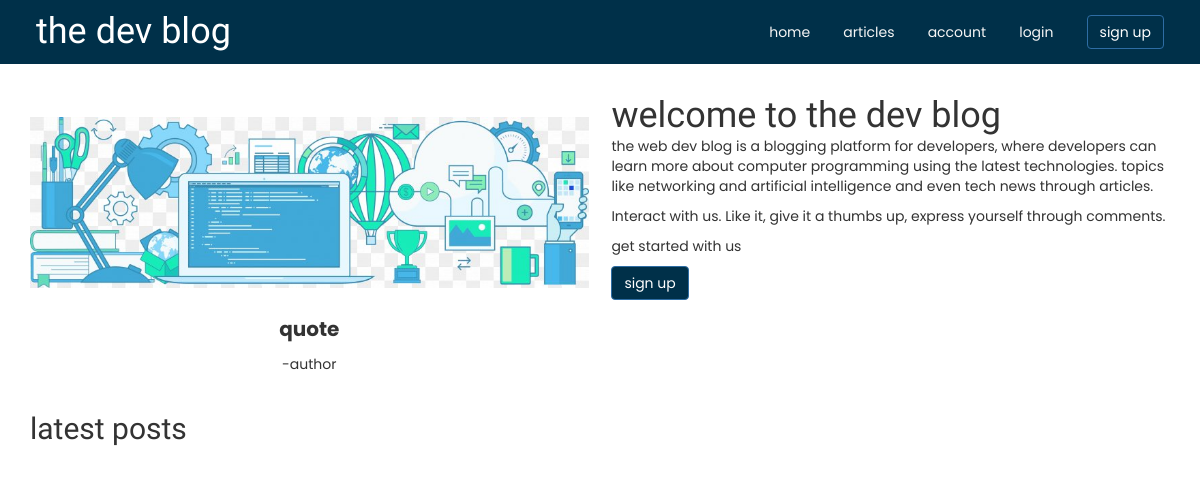
The app's page /, older data.
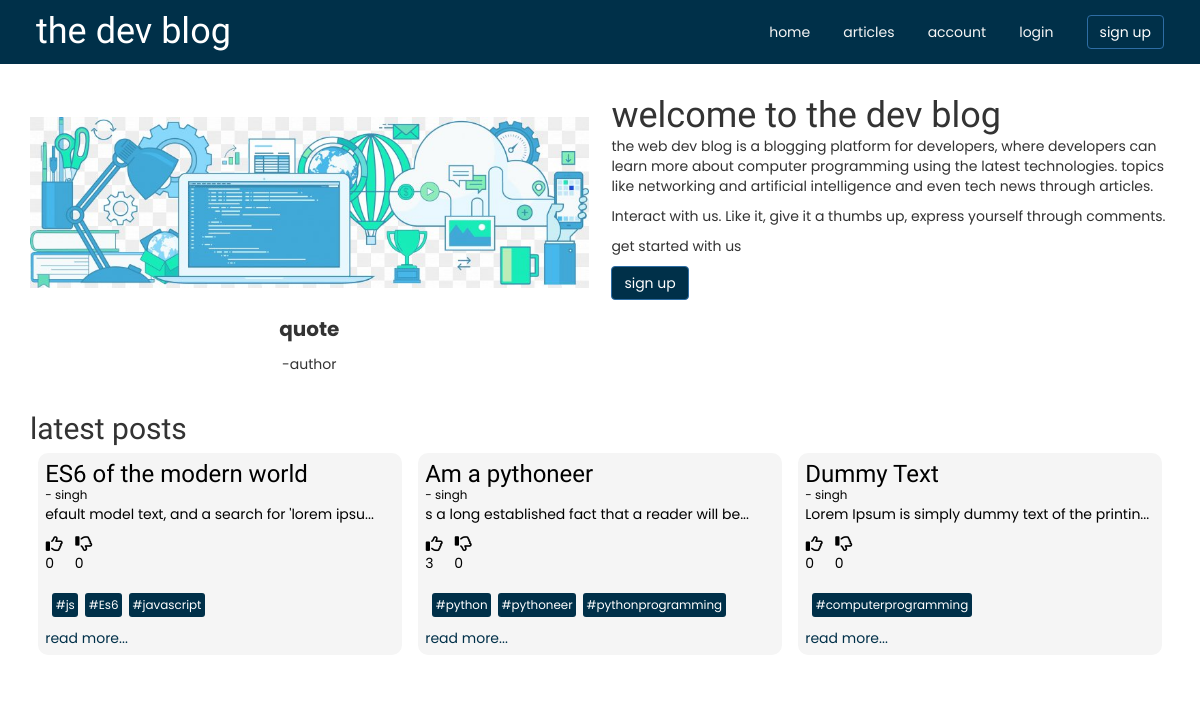
The same page, newer data.
### app/models.py (models this page shows)
class Post(db.Model):
    __tablename__ = 'posts'
    id = db.Column(db.Integer, primary_key=True)
    title = db.Column(db.String(60), nullable=False)
    content = db.Column(db.Text, nullable=False)
    '''
    tags will actually be a list, but since we can't store lists in the database,
    we will serialize it and store it as a string and when we retrieve, we will
    deserialize it into a list
    '''
    tags = db.Column(db.String(200), nullable=False)
    upvotes = db.Column(db.Integer, nullable=False)
    downvotes = db.Column(db.Integer, nullable=False)
    user_id = db.Column(db.Integer, db.ForeignKey('users.id'))

class User(db.Model, UserMixin):
    __tablename__ = 'users'
    id = db.Column(db.Integer, primary_key=True)
    username = db.Column(db.String(30), nullable=False)
    email = db.Column(db.String(30), nullable=False)
    password = db.Column(db.String(100), nullable=False)
    posts = db.relationship('Post', backref='user', lazy=True)

### app/views.py (the view)
@app.route('/')
def home():
    post = Post.query.order_by(Post.id.desc()).limit(3).all()
    latest_posts = []
    users = []
    for post in post:
        user = User.query.filter_by(id=post.user_id).first()
        users.append(user)
        post = Post(
            id=post.id,
            title=post.title,
            content=post.content,
            upvotes=post.upvotes,
            downvotes=post.downvotes,
            tags=post.tags,
            user_id=post.user_id
        )
        post.tags = ast.literal_eval(post.tags)
        latest_posts.append(post)
    return render_template('home.html', posts=latest_posts, users=users)

### app/templates/home.html (shortened to what this page needs)
{% extends 'layout.html' %}
{% import 'macros.html' as macro %}
{% block content %}
<main class="container">
    <section class="intro">
        <div class="img-container">
            <img src="{{ url_for('static', filename='assets/header.jpg') }}" alt="code">
        </div>
        <article>
            <h1>welcome to the dev blog</h1>
            <p>
                the web dev blog is a blogging platform for developers, where developers
                can learn more about computer programming using the latest technologies.
                 topics like networking and artificial intelligence and even tech news
                 through articles.
            </p>
            <p>
                Interact with us. Like it, give it a thumbs up, express yourself through
                comments.
            </p>
            <p>
                get started with us
                <div class="sign-up-btn">
                    <a href="{{ url_for('sign_up') }}" class="btn btn-primary">sign up</a>
                </div>
            </p>
        </article>
        <div>
            <p id="quote">quote</p>
            <p id="author">-author</p>
        </div>
    </section>
    <section class="latest-posts">
        <h2>latest posts</h2>
        <div class="posts-container">
            {% for post in posts %}
                {{ macro.render_article(post.id, post.title, users[loop.index - 1].username, post.content, post.upvotes, post.downvotes, post.tags) }}
            {% endfor %}
        </div>
    </section>
</main>
{% endblock %}

### app/templates/macros.html (shortened to what this page needs)
{% macro  render_article(post_id, title, username, content, upvotes, downvotes, tags, deleteBtn='false') %}
<div class="card" id="post-{{ post_id }}">
    <h3>{{ title }}</h3>
    <small>- {{ username }}</small>
    <p>
       {{ content | truncate(50, True, '...') }}
    </p>
    <div class="vote-btns">
        <p>
            <i class="far fa-thumbs-up"></i>
            <span class="upvote-count">{{ upvotes }}</span>
        </p>
        <p>
            <i class="far fa-thumbs-down"></i>
            <span class="downvote-count">{{ downvotes }}</span>
        </p>
    </div>
    <div class="tags">
        {% for tag in tags %}
            <small>#{{ tag }}</small>
        {% endfor %}
    </div>
    <div class="see-more">
        <a href="/full-post/{{ post_id }}" >read more...</a>
    </div>
</div>
{% endmacro %}

Row changes from the older to the newer data that the page shows:
added Post: title "ES6 of the modern world", content "efault model text, and a search for 'lorem ipsu...", upvotes "0", downvotes "0", tags "js" "Es6" "javascript"
now on this page (row unchanged): User: username "singh"
added Post: title "Am a pythoneer", content "s a long established fact that a reader will be...", upvotes "3", downvotes "0", tags "python" "pythoneer" "pythonprogramming"
added Post: title "Dummy Text", content "Lorem Ipsum is simply dummy text of the printin...", upvotes "0", downvotes "0", tags "computerprogramming"
